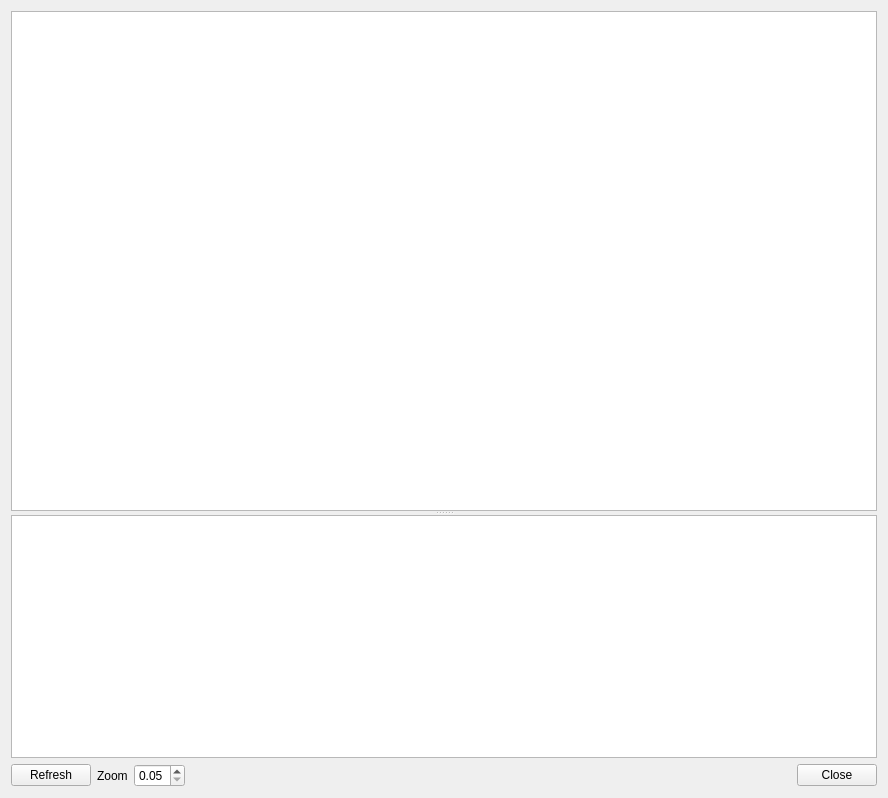
<?xml version="1.0" encoding="UTF-8"?>
<ui version="4.0">
 <class>ContinuousPageViewDebug</class>
 <widget class="QWidget" name="ContinuousPageViewDebug">
  <property name="geometry">
   <rect>
    <x>0</x>
    <y>0</y>
    <width>888</width>
    <height>798</height>
   </rect>
  </property>
  <property name="windowTitle">
   <string>Continuous View Debug</string>
  </property>
  <layout class="QVBoxLayout" name="verticalLayout">
   <item>
    <widget class="QSplitter" name="splitter">
     <property name="orientation">
      <enum>Qt::Vertical</enum>
     </property>
     <widget class="QGraphicsView" name="view">
      <property name="minimumSize">
       <size>
        <width>0</width>
        <height>500</height>
       </size>
      </property>
     </widget>
     <widget class="QTextEdit" name="textData">
      <property name="readOnly">
       <bool>true</bool>
      </property>
      <property name="acceptRichText">
       <bool>true</bool>
      </property>
     </widget>
    </widget>
   </item>
   <item>
    <layout class="QHBoxLayout" name="horizontalLayout_2">
     <item>
      <widget class="QPushButton" name="refreshButton">
       <property name="text">
        <string>Refresh</string>
       </property>
      </widget>
     </item>
     <item>
      <layout class="QHBoxLayout" name="horizontalLayout">
       <item>
        <widget class="QLabel" name="label">
         <property name="text">
          <string>Zoom</string>
         </property>
        </widget>
       </item>
       <item>
        <widget class="QDoubleSpinBox" name="zoomFactor">
         <property name="decimals">
          <number>2</number>
         </property>
         <property name="minimum">
          <double>0.050000000000000</double>
         </property>
         <property name="maximum">
          <double>1.000000000000000</double>
         </property>
         <property name="singleStep">
          <double>0.050000000000000</double>
         </property>
        </widget>
       </item>
      </layout>
     </item>
     <item>
      <spacer name="horizontalSpacer">
       <property name="orientation">
        <enum>Qt::Horizontal</enum>
       </property>
       <property name="sizeHint" stdset="0">
        <size>
         <width>40</width>
         <height>20</height>
        </size>
       </property>
      </spacer>
     </item>
     <item>
      <widget class="QPushButton" name="closeButton">
       <property name="text">
        <string>Close</string>
       </property>
      </widget>
     </item>
    </layout>
   </item>
  </layout>
 </widget>
 <resources/>
 <connections/>
</ui>
